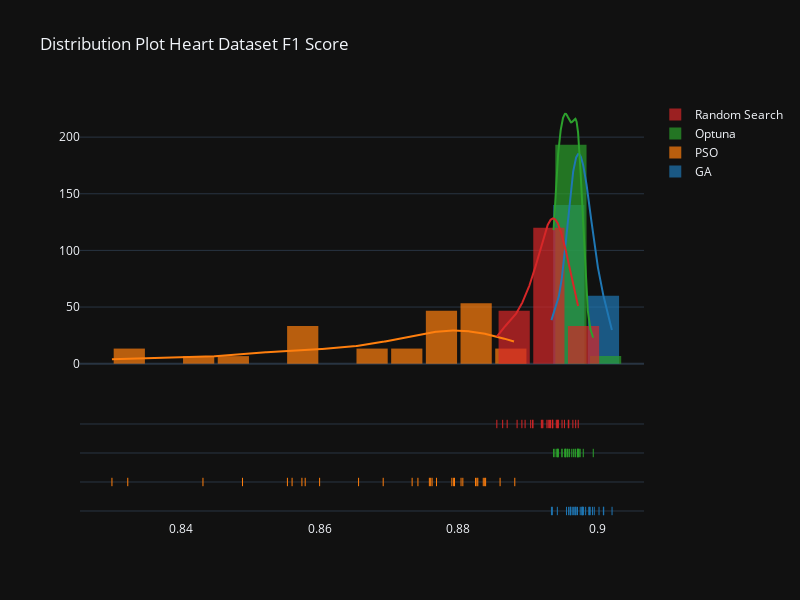
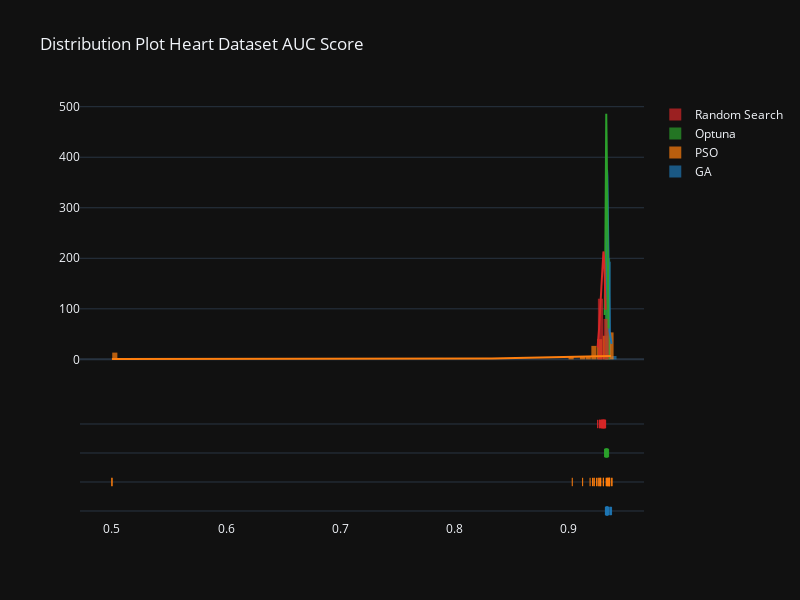
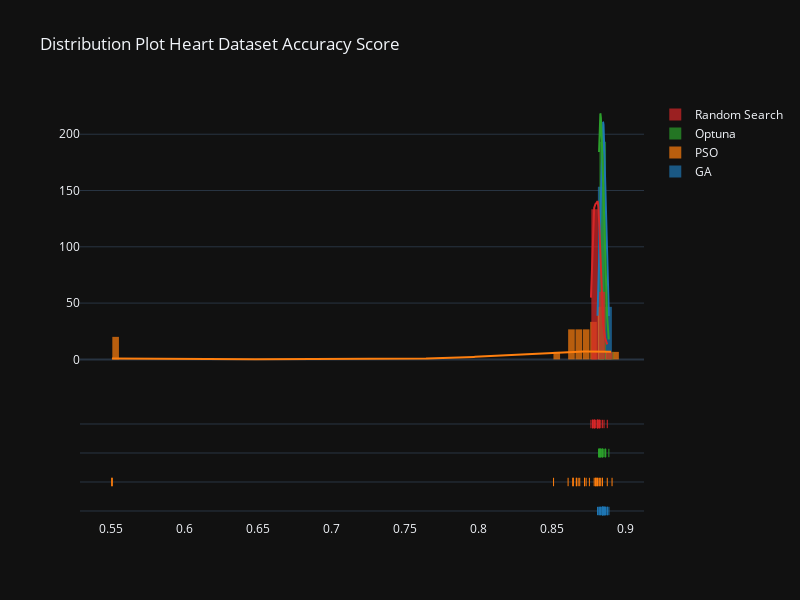

The code cell stored with these charts, in order, in its notebook:
### Code cell
import plotly.figure_factory as ff
import plotly.graph_objects as go
import plotly.express as px
import numpy as np

metrics = ['F1','AUC', 'Accuracy']
for metric in metrics:
    hist_data = [heart_ga[metric], heart_pso[metric], heart_optuna[metric], heart_rs[metric]]
    group_labels = ['GA', 'PSO', 'Optuna', 'Random Search'] # name of the dataset


    fig = ff.create_distplot(hist_data, group_labels, curve_type='kde', bin_size=.005, show_hist=True)
    fig.update_layout(template = 'plotly_dark')
    fig.update_layout(bargap=0.1, width=800, height=600, title=f'Distribution Plot Heart Dataset {metric} Score')
    fig.show()

### Figure 1 — Plotly figure (JSON) as saved in the notebook; plotly's stock layout.template omitted (floating-point values rounded to 4 significant figures; data arrays with more than 128 entries replaced by an {"elided": "..."} marker saying what was removed)
{"data": [{"autobinx": false, "histnorm": "probability density", "legendgroup": "GA", "marker": {"color": "rgb(31, 119, 180)"}, "name": "GA", "opacity": 0.7, "type": "histogram", "x": [0.8972, 0.8979, 0.8943, 0.8962, 0.8993, 0.8969, 0.8988, 0.8934, 0.9009, 0.8962, 0.897, 0.8968, 0.8979, 0.8964, 0.8989, 0.8935, 0.8956, 0.8978, 0.8983, 0.9022, 0.8996, 0.8959, 0.8979, 0.898, 0.8961, 0.899, 0.8976, 0.8966, 0.9009, 0.9003], "xaxis": "x", "xbins": {"end": 0.9022, "size": 0.005, "start": 0.8934}, "yaxis": "y"}, {"autobinx": false, "histnorm": "probability density", "legendgroup": "PSO", "marker": {"color": "rgb(255, 127, 14)"}, "name": "PSO", "opacity": 0.7, "type": "histogram", "x": [0.8742, 0.8836, 0.8432, 0.8828, 0.886, 0.8758, 0.8838, 0.8768, 0.8881, 0.86, 0.8692, 0.8762, 0.8804, 0.8323, 0.8301, 0.8489, 0.8656, 0.856, 0.8733, 0.8806, 0.8794, 0.8793, 0.876, 0.8579, 0.8839, 0.8554, 0.8574, 0.8791, 0.8825, 0.8827], "xaxis": "x", "xbins": {"end": 0.8881, "size": 0.005, "start": 0.8301}, "yaxis": "y"}, {"autobinx": false, "histnorm": "probability density", "legendgroup": "Optuna", "marker": {"color": "rgb(44, 160, 44)"}, "name": "Optuna", "opacity": 0.7, "type": "histogram", "x": [0.8953, 0.8973, 0.8974, 0.8937, 0.8994, 0.8972, 0.8949, 0.8954, 0.8966, 0.8944, 0.898, 0.8958, 0.8942, 0.8963, 0.8939, 0.8956, 0.8958, 0.8973, 0.8944, 0.8972, 0.8954, 0.896, 0.8976, 0.8972, 0.8969, 0.8943, 0.8954, 0.8949, 0.8942, 0.8968], "xaxis": "x", "xbins": {"end": 0.8994, "size": 0.005, "start": 0.8937}, "yaxis": "y"}, {"autobinx": false, "histnorm": "probability density", "legendgroup": "Random Search", "marker": {"color": "rgb(214, 39, 40)"}, "name": "Random Search", "opacity": 0.7, "type": "histogram", "x": [0.8885, 0.887, 0.8933, 0.8922, 0.8944, 0.8921, 0.8969, 0.8953, 0.8965, 0.8892, 0.8949, 0.8907, 0.8941, 0.8907, 0.8936, 0.893, 0.8904, 0.8896, 0.8943, 0.8943, 0.8973, 0.8932, 0.8958, 0.892, 0.8936, 0.8935, 0.8928, 0.8864, 0.8959, 0.8855], "xaxis": "x", "xbins": {"end": 0.8973, "size": 0.005, "start": 0.8855}, "yaxis": "y"}, {"legendgroup": "GA", "marker": {"color": "rgb(31, 119, 180)"}, "mode": "lines", "name": "GA", "showlegend": false, "type": "scatter", "x": {"elided": "500 float values"}, "xaxis": "x", "y": {"elided": "500 float values"}, "yaxis": "y"}, {"legendgroup": "PSO", "marker": {"color": "rgb(255, 127, 14)"}, "mode": "lines", "name": "PSO", "showlegend": false, "type": "scatter", "x": {"elided": "500 float values"}, "xaxis": "x", "y": {"elided": "500 float values"}, "yaxis": "y"}, {"legendgroup": "Optuna", "marker": {"color": "rgb(44, 160, 44)"}, "mode": "lines", "name": "Optuna", "showlegend": false, "type": "scatter", "x": {"elided": "500 float values"}, "xaxis": "x", "y": {"elided": "500 float values"}, "yaxis": "y"}, {"legendgroup": "Random Search", "marker": {"color": "rgb(214, 39, 40)"}, "mode": "lines", "name": "Random Search", "showlegend": false, "type": "scatter", "x": {"elided": "500 float values"}, "xaxis": "x", "y": {"elided": "500 float values"}, "yaxis": "y"}, {"legendgroup": "GA", "marker": {"color": "rgb(31, 119, 180)", "symbol": "line-ns-open"}, "mode": "markers", "name": "GA", "showlegend": false, "type": "scatter", "x": [0.8972, 0.8979, 0.8943, 0.8962, 0.8993, 0.8969, 0.8988, 0.8934, 0.9009, 0.8962, 0.897, 0.8968, 0.8979, 0.8964, 0.8989, 0.8935, 0.8956, 0.8978, 0.8983, 0.9022, 0.8996, 0.8959, 0.8979, 0.898, 0.8961, 0.899, 0.8976, 0.8966, 0.9009, 0.9003], "xaxis": "x", "y": ["GA", "GA", "GA", "GA", "GA", "GA", "GA", "GA", "GA", "GA", "GA", "GA", "GA", "GA", "GA", "GA", "GA", "GA", "GA", "GA", "GA", "GA", "GA", "GA", "GA", "GA", "GA", "GA", "GA", "GA"], "yaxis": "y2"}, {"legendgroup": "PSO", "marker": {"color": "rgb(255, 127, 14)", "symbol": "line-ns-open"}, "mode": "markers", "name": "PSO", "showlegend": false, "type": "scatter", "x": [0.8742, 0.8836, 0.8432, 0.8828, 0.886, 0.8758, 0.8838, 0.8768, 0.8881, 0.86, 0.8692, 0.8762, 0.8804, 0.8323, 0.8301, 0.8489, 0.8656, 0.856, 0.8733, 0.8806, 0.8794, 0.8793, 0.876, 0.8579, 0.8839, 0.8554, 0.8574, 0.8791, 0.8825, 0.8827], "xaxis": "x", "y": ["PSO", "PSO", "PSO", "PSO", "PSO", "PSO", "PSO", "PSO", "PSO", "PSO", "PSO", "PSO", "PSO", "PSO", "PSO", "PSO", "PSO", "PSO", "PSO", "PSO", "PSO", "PSO", "PSO", "PSO", "PSO", "PSO", "PSO", "PSO", "PSO", "PSO"], "yaxis": "y2"}, {"legendgroup": "Optuna", "marker": {"color": "rgb(44, 160, 44)", "symbol": "line-ns-open"}, "mode": "markers", "name": "Optuna", "showlegend": false, "type": "scatter", "x": [0.8953, 0.8973, 0.8974, 0.8937, 0.8994, 0.8972, 0.8949, 0.8954, 0.8966, 0.8944, 0.898, 0.8958, 0.8942, 0.8963, 0.8939, 0.8956, 0.8958, 0.8973, 0.8944, 0.8972, 0.8954, 0.896, 0.8976, 0.8972, 0.8969, 0.8943, 0.8954, 0.8949, 0.8942, 0.8968], "xaxis": "x", "y": ["Optuna", "Optuna", "Optuna", "Optuna", "Optuna", "Optuna", "Optuna", "Optuna", "Optuna", "Optuna", "Optuna", "Optuna", "Optuna", "Optuna", "Optuna", "Optuna", "Optuna", "Optuna", "Optuna", "Optuna", "Optuna", "Optuna", "Optuna", "Optuna", "Optuna", "Optuna", "Optuna", "Optuna", "Optuna", "Optuna"], "yaxis": "y2"}, {"legendgroup": "Random Search", "marker": {"color": "rgb(214, 39, 40)", "symbol": "line-ns-open"}, "mode": "markers", "name": "Random Search", "showlegend": false, "type": "scatter", "x": [0.8885, 0.887, 0.8933, 0.8922, 0.8944, 0.8921, 0.8969, 0.8953, 0.8965, 0.8892, 0.8949, 0.8907, 0.8941, 0.8907, 0.8936, 0.893, 0.8904, 0.8896, 0.8943, 0.8943, 0.8973, 0.8932, 0.8958, 0.892, 0.8936, 0.8935, 0.8928, 0.8864, 0.8959, 0.8855], "xaxis": "x", "y": ["Random Search", "Random Search", "Random Search", "Random Search", "Random Search", "Random Search", "Random Search", "Random Search", "Random Search", "Random Search", "Random Search", "Random Search", "Random Search", "Random Search", "Random Search", "Random Search", "Random Search", "Random Search", "Random Search", "Random Search", "Random Search", "Random Search", "Random Search", "Random Search", "Random Search", "Random Search", "Random Search", "Random Search", "Random Search", "Random Search"], "yaxis": "y2"}], "layout": {"bargap": 0.1, "barmode": "overlay", "height": 600, "hovermode": "closest", "legend": {"traceorder": "reversed"}, "title": {"text": "Distribution Plot Heart Dataset F1 Score"}, "width": 800, "xaxis": {"anchor": "y2", "domain": [0, 1], "zeroline": false}, "yaxis": {"anchor": "free", "domain": [0.35, 1], "position": 0}, "yaxis2": {"anchor": "x", "domain": [0, 0.25], "dtick": 1, "showticklabels": false}}}

### Figure 2 — Plotly figure (JSON) as saved in the notebook; plotly's stock layout.template omitted (floating-point values rounded to 4 significant figures; data arrays with more than 128 entries replaced by an {"elided": "..."} marker saying what was removed)
{"data": [{"autobinx": false, "histnorm": "probability density", "legendgroup": "GA", "marker": {"color": "rgb(31, 119, 180)"}, "name": "GA", "opacity": 0.7, "type": "histogram", "x": [0.9336, 0.934, 0.9328, 0.9341, 0.9334, 0.9339, 0.9336, 0.937, 0.9343, 0.9344, 0.9326, 0.935, 0.9341, 0.9344, 0.9339, 0.9331, 0.9336, 0.9332, 0.9349, 0.9346, 0.9367, 0.9334, 0.9338, 0.938, 0.9344, 0.9338, 0.9345, 0.9348, 0.9358, 0.935], "xaxis": "x", "xbins": {"end": 0.938, "size": 0.005, "start": 0.9326}, "yaxis": "y"}, {"autobinx": false, "histnorm": "probability density", "legendgroup": "PSO", "marker": {"color": "rgb(255, 127, 14)"}, "name": "PSO", "opacity": 0.7, "type": "histogram", "x": [0.9191, 0.935, 0.5, 0.9308, 0.9363, 0.9286, 0.9359, 0.9336, 0.9363, 0.9225, 0.9269, 0.9355, 0.9283, 0.9126, 0.9261, 0.9345, 0.5, 0.9384, 0.9278, 0.9035, 0.9213, 0.9271, 0.9307, 0.9228, 0.9359, 0.9343, 0.9381, 0.9332, 0.9349, 0.9248], "xaxis": "x", "xbins": {"end": 0.9384, "size": 0.005, "start": 0.5}, "yaxis": "y"}, {"autobinx": false, "histnorm": "probability density", "legendgroup": "Optuna", "marker": {"color": "rgb(44, 160, 44)"}, "name": "Optuna", "opacity": 0.7, "type": "histogram", "x": [0.9336, 0.9328, 0.9326, 0.9342, 0.9341, 0.9332, 0.9354, 0.9333, 0.9331, 0.9336, 0.9342, 0.9336, 0.9331, 0.9334, 0.9333, 0.9343, 0.9331, 0.9333, 0.932, 0.9334, 0.9333, 0.9349, 0.9327, 0.9343, 0.9336, 0.9319, 0.9343, 0.9328, 0.9341, 0.9347], "xaxis": "x", "xbins": {"end": 0.9354, "size": 0.005, "start": 0.9319}, "yaxis": "y"}, {"autobinx": false, "histnorm": "probability density", "legendgroup": "Random Search", "marker": {"color": "rgb(214, 39, 40)"}, "name": "Random Search", "opacity": 0.7, "type": "histogram", "x": [0.9306, 0.9307, 0.9318, 0.931, 0.9312, 0.9324, 0.9328, 0.9277, 0.9275, 0.9284, 0.9297, 0.9312, 0.9307, 0.9324, 0.9271, 0.9291, 0.9297, 0.9292, 0.9299, 0.9319, 0.9314, 0.9304, 0.929, 0.9257, 0.9317, 0.9321, 0.9299, 0.931, 0.9301, 0.928], "xaxis": "x", "xbins": {"end": 0.9328, "size": 0.005, "start": 0.9257}, "yaxis": "y"}, {"legendgroup": "GA", "marker": {"color": "rgb(31, 119, 180)"}, "mode": "lines", "name": "GA", "showlegend": false, "type": "scatter", "x": {"elided": "500 float values"}, "xaxis": "x", "y": {"elided": "500 float values"}, "yaxis": "y"}, {"legendgroup": "PSO", "marker": {"color": "rgb(255, 127, 14)"}, "mode": "lines", "name": "PSO", "showlegend": false, "type": "scatter", "x": {"elided": "500 float values"}, "xaxis": "x", "y": {"elided": "500 float values"}, "yaxis": "y"}, {"legendgroup": "Optuna", "marker": {"color": "rgb(44, 160, 44)"}, "mode": "lines", "name": "Optuna", "showlegend": false, "type": "scatter", "x": {"elided": "500 float values"}, "xaxis": "x", "y": {"elided": "500 float values"}, "yaxis": "y"}, {"legendgroup": "Random Search", "marker": {"color": "rgb(214, 39, 40)"}, "mode": "lines", "name": "Random Search", "showlegend": false, "type": "scatter", "x": {"elided": "500 float values"}, "xaxis": "x", "y": {"elided": "500 float values"}, "yaxis": "y"}, {"legendgroup": "GA", "marker": {"color": "rgb(31, 119, 180)", "symbol": "line-ns-open"}, "mode": "markers", "name": "GA", "showlegend": false, "type": "scatter", "x": [0.9336, 0.934, 0.9328, 0.9341, 0.9334, 0.9339, 0.9336, 0.937, 0.9343, 0.9344, 0.9326, 0.935, 0.9341, 0.9344, 0.9339, 0.9331, 0.9336, 0.9332, 0.9349, 0.9346, 0.9367, 0.9334, 0.9338, 0.938, 0.9344, 0.9338, 0.9345, 0.9348, 0.9358, 0.935], "xaxis": "x", "y": ["GA", "GA", "GA", "GA", "GA", "GA", "GA", "GA", "GA", "GA", "GA", "GA", "GA", "GA", "GA", "GA", "GA", "GA", "GA", "GA", "GA", "GA", "GA", "GA", "GA", "GA", "GA", "GA", "GA", "GA"], "yaxis": "y2"}, {"legendgroup": "PSO", "marker": {"color": "rgb(255, 127, 14)", "symbol": "line-ns-open"}, "mode": "markers", "name": "PSO", "showlegend": false, "type": "scatter", "x": [0.9191, 0.935, 0.5, 0.9308, 0.9363, 0.9286, 0.9359, 0.9336, 0.9363, 0.9225, 0.9269, 0.9355, 0.9283, 0.9126, 0.9261, 0.9345, 0.5, 0.9384, 0.9278, 0.9035, 0.9213, 0.9271, 0.9307, 0.9228, 0.9359, 0.9343, 0.9381, 0.9332, 0.9349, 0.9248], "xaxis": "x", "y": ["PSO", "PSO", "PSO", "PSO", "PSO", "PSO", "PSO", "PSO", "PSO", "PSO", "PSO", "PSO", "PSO", "PSO", "PSO", "PSO", "PSO", "PSO", "PSO", "PSO", "PSO", "PSO", "PSO", "PSO", "PSO", "PSO", "PSO", "PSO", "PSO", "PSO"], "yaxis": "y2"}, {"legendgroup": "Optuna", "marker": {"color": "rgb(44, 160, 44)", "symbol": "line-ns-open"}, "mode": "markers", "name": "Optuna", "showlegend": false, "type": "scatter", "x": [0.9336, 0.9328, 0.9326, 0.9342, 0.9341, 0.9332, 0.9354, 0.9333, 0.9331, 0.9336, 0.9342, 0.9336, 0.9331, 0.9334, 0.9333, 0.9343, 0.9331, 0.9333, 0.932, 0.9334, 0.9333, 0.9349, 0.9327, 0.9343, 0.9336, 0.9319, 0.9343, 0.9328, 0.9341, 0.9347], "xaxis": "x", "y": ["Optuna", "Optuna", "Optuna", "Optuna", "Optuna", "Optuna", "Optuna", "Optuna", "Optuna", "Optuna", "Optuna", "Optuna", "Optuna", "Optuna", "Optuna", "Optuna", "Optuna", "Optuna", "Optuna", "Optuna", "Optuna", "Optuna", "Optuna", "Optuna", "Optuna", "Optuna", "Optuna", "Optuna", "Optuna", "Optuna"], "yaxis": "y2"}, {"legendgroup": "Random Search", "marker": {"color": "rgb(214, 39, 40)", "symbol": "line-ns-open"}, "mode": "markers", "name": "Random Search", "showlegend": false, "type": "scatter", "x": [0.9306, 0.9307, 0.9318, 0.931, 0.9312, 0.9324, 0.9328, 0.9277, 0.9275, 0.9284, 0.9297, 0.9312, 0.9307, 0.9324, 0.9271, 0.9291, 0.9297, 0.9292, 0.9299, 0.9319, 0.9314, 0.9304, 0.929, 0.9257, 0.9317, 0.9321, 0.9299, 0.931, 0.9301, 0.928], "xaxis": "x", "y": ["Random Search", "Random Search", "Random Search", "Random Search", "Random Search", "Random Search", "Random Search", "Random Search", "Random Search", "Random Search", "Random Search", "Random Search", "Random Search", "Random Search", "Random Search", "Random Search", "Random Search", "Random Search", "Random Search", "Random Search", "Random Search", "Random Search", "Random Search", "Random Search", "Random Search", "Random Search", "Random Search", "Random Search", "Random Search", "Random Search"], "yaxis": "y2"}], "layout": {"bargap": 0.1, "barmode": "overlay", "height": 600, "hovermode": "closest", "legend": {"traceorder": "reversed"}, "title": {"text": "Distribution Plot Heart Dataset AUC Score"}, "width": 800, "xaxis": {"anchor": "y2", "domain": [0, 1], "zeroline": false}, "yaxis": {"anchor": "free", "domain": [0.35, 1], "position": 0}, "yaxis2": {"anchor": "x", "domain": [0, 0.25], "dtick": 1, "showticklabels": false}}}

### Figure 3 — Plotly figure (JSON) as saved in the notebook; plotly's stock layout.template omitted (floating-point values rounded to 4 significant figures; data arrays with more than 128 entries replaced by an {"elided": "..."} marker saying what was removed)
{"data": [{"autobinx": false, "histnorm": "probability density", "legendgroup": "GA", "marker": {"color": "rgb(31, 119, 180)"}, "name": "GA", "opacity": 0.7, "type": "histogram", "x": [0.8851, 0.8851, 0.8862, 0.8851, 0.8851, 0.884, 0.8884, 0.8851, 0.8862, 0.884, 0.8818, 0.8873, 0.8851, 0.884, 0.8818, 0.8873, 0.8862, 0.884, 0.8829, 0.8829, 0.884, 0.884, 0.8851, 0.884, 0.8829, 0.8873, 0.8851, 0.884, 0.8807, 0.8818], "xaxis": "x", "xbins": {"end": 0.8884, "size": 0.005, "start": 0.8807}, "yaxis": "y"}, {"autobinx": false, "histnorm": "probability density", "legendgroup": "PSO", "marker": {"color": "rgb(255, 127, 14)"}, "name": "PSO", "opacity": 0.7, "type": "histogram", "x": [0.8508, 0.8796, 0.8662, 0.8729, 0.8607, 0.8873, 0.8807, 0.8752, 0.8828, 0.8675, 0.8664, 0.5505, 0.8819, 0.8686, 0.8817, 0.8906, 0.8719, 0.884, 0.864, 0.8784, 0.5505, 0.8796, 0.8641, 0.884, 0.864, 0.5505, 0.8795, 0.8807, 0.8795, 0.8718], "xaxis": "x", "xbins": {"end": 0.8906, "size": 0.005, "start": 0.5505}, "yaxis": "y"}, {"autobinx": false, "histnorm": "probability density", "legendgroup": "Optuna", "marker": {"color": "rgb(44, 160, 44)"}, "name": "Optuna", "opacity": 0.7, "type": "histogram", "x": [0.884, 0.8829, 0.8818, 0.8829, 0.884, 0.8862, 0.8818, 0.8818, 0.8851, 0.884, 0.8829, 0.8817, 0.8884, 0.8829, 0.8862, 0.884, 0.8829, 0.8818, 0.884, 0.8829, 0.884, 0.8818, 0.8851, 0.8818, 0.8817, 0.8818, 0.884, 0.8862, 0.8829, 0.8862], "xaxis": "x", "xbins": {"end": 0.8884, "size": 0.005, "start": 0.8817}, "yaxis": "y"}, {"autobinx": false, "histnorm": "probability density", "legendgroup": "Random Search", "marker": {"color": "rgb(214, 39, 40)"}, "name": "Random Search", "opacity": 0.7, "type": "histogram", "x": [0.8785, 0.8806, 0.8774, 0.8785, 0.8873, 0.8818, 0.8785, 0.8774, 0.8785, 0.8784, 0.8851, 0.8818, 0.8807, 0.8774, 0.8818, 0.8796, 0.8795, 0.8818, 0.8818, 0.8807, 0.8774, 0.8807, 0.8807, 0.8817, 0.884, 0.8784, 0.8785, 0.8762, 0.8829, 0.8807], "xaxis": "x", "xbins": {"end": 0.8873, "size": 0.005, "start": 0.8762}, "yaxis": "y"}, {"legendgroup": "GA", "marker": {"color": "rgb(31, 119, 180)"}, "mode": "lines", "name": "GA", "showlegend": false, "type": "scatter", "x": {"elided": "500 float values"}, "xaxis": "x", "y": {"elided": "500 float values"}, "yaxis": "y"}, {"legendgroup": "PSO", "marker": {"color": "rgb(255, 127, 14)"}, "mode": "lines", "name": "PSO", "showlegend": false, "type": "scatter", "x": {"elided": "500 float values"}, "xaxis": "x", "y": {"elided": "500 float values"}, "yaxis": "y"}, {"legendgroup": "Optuna", "marker": {"color": "rgb(44, 160, 44)"}, "mode": "lines", "name": "Optuna", "showlegend": false, "type": "scatter", "x": {"elided": "500 float values"}, "xaxis": "x", "y": {"elided": "500 float values"}, "yaxis": "y"}, {"legendgroup": "Random Search", "marker": {"color": "rgb(214, 39, 40)"}, "mode": "lines", "name": "Random Search", "showlegend": false, "type": "scatter", "x": {"elided": "500 float values"}, "xaxis": "x", "y": {"elided": "500 float values"}, "yaxis": "y"}, {"legendgroup": "GA", "marker": {"color": "rgb(31, 119, 180)", "symbol": "line-ns-open"}, "mode": "markers", "name": "GA", "showlegend": false, "type": "scatter", "x": [0.8851, 0.8851, 0.8862, 0.8851, 0.8851, 0.884, 0.8884, 0.8851, 0.8862, 0.884, 0.8818, 0.8873, 0.8851, 0.884, 0.8818, 0.8873, 0.8862, 0.884, 0.8829, 0.8829, 0.884, 0.884, 0.8851, 0.884, 0.8829, 0.8873, 0.8851, 0.884, 0.8807, 0.8818], "xaxis": "x", "y": ["GA", "GA", "GA", "GA", "GA", "GA", "GA", "GA", "GA", "GA", "GA", "GA", "GA", "GA", "GA", "GA", "GA", "GA", "GA", "GA", "GA", "GA", "GA", "GA", "GA", "GA", "GA", "GA", "GA", "GA"], "yaxis": "y2"}, {"legendgroup": "PSO", "marker": {"color": "rgb(255, 127, 14)", "symbol": "line-ns-open"}, "mode": "markers", "name": "PSO", "showlegend": false, "type": "scatter", "x": [0.8508, 0.8796, 0.8662, 0.8729, 0.8607, 0.8873, 0.8807, 0.8752, 0.8828, 0.8675, 0.8664, 0.5505, 0.8819, 0.8686, 0.8817, 0.8906, 0.8719, 0.884, 0.864, 0.8784, 0.5505, 0.8796, 0.8641, 0.884, 0.864, 0.5505, 0.8795, 0.8807, 0.8795, 0.8718], "xaxis": "x", "y": ["PSO", "PSO", "PSO", "PSO", "PSO", "PSO", "PSO", "PSO", "PSO", "PSO", "PSO", "PSO", "PSO", "PSO", "PSO", "PSO", "PSO", "PSO", "PSO", "PSO", "PSO", "PSO", "PSO", "PSO", "PSO", "PSO", "PSO", "PSO", "PSO", "PSO"], "yaxis": "y2"}, {"legendgroup": "Optuna", "marker": {"color": "rgb(44, 160, 44)", "symbol": "line-ns-open"}, "mode": "markers", "name": "Optuna", "showlegend": false, "type": "scatter", "x": [0.884, 0.8829, 0.8818, 0.8829, 0.884, 0.8862, 0.8818, 0.8818, 0.8851, 0.884, 0.8829, 0.8817, 0.8884, 0.8829, 0.8862, 0.884, 0.8829, 0.8818, 0.884, 0.8829, 0.884, 0.8818, 0.8851, 0.8818, 0.8817, 0.8818, 0.884, 0.8862, 0.8829, 0.8862], "xaxis": "x", "y": ["Optuna", "Optuna", "Optuna", "Optuna", "Optuna", "Optuna", "Optuna", "Optuna", "Optuna", "Optuna", "Optuna", "Optuna", "Optuna", "Optuna", "Optuna", "Optuna", "Optuna", "Optuna", "Optuna", "Optuna", "Optuna", "Optuna", "Optuna", "Optuna", "Optuna", "Optuna", "Optuna", "Optuna", "Optuna", "Optuna"], "yaxis": "y2"}, {"legendgroup": "Random Search", "marker": {"color": "rgb(214, 39, 40)", "symbol": "line-ns-open"}, "mode": "markers", "name": "Random Search", "showlegend": false, "type": "scatter", "x": [0.8785, 0.8806, 0.8774, 0.8785, 0.8873, 0.8818, 0.8785, 0.8774, 0.8785, 0.8784, 0.8851, 0.8818, 0.8807, 0.8774, 0.8818, 0.8796, 0.8795, 0.8818, 0.8818, 0.8807, 0.8774, 0.8807, 0.8807, 0.8817, 0.884, 0.8784, 0.8785, 0.8762, 0.8829, 0.8807], "xaxis": "x", "y": ["Random Search", "Random Search", "Random Search", "Random Search", "Random Search", "Random Search", "Random Search", "Random Search", "Random Search", "Random Search", "Random Search", "Random Search", "Random Search", "Random Search", "Random Search", "Random Search", "Random Search", "Random Search", "Random Search", "Random Search", "Random Search", "Random Search", "Random Search", "Random Search", "Random Search", "Random Search", "Random Search", "Random Search", "Random Search", "Random Search"], "yaxis": "y2"}], "layout": {"bargap": 0.1, "barmode": "overlay", "height": 600, "hovermode": "closest", "legend": {"traceorder": "reversed"}, "title": {"text": "Distribution Plot Heart Dataset Accuracy Score"}, "width": 800, "xaxis": {"anchor": "y2", "domain": [0, 1], "zeroline": false}, "yaxis": {"anchor": "free", "domain": [0.35, 1], "position": 0}, "yaxis2": {"anchor": "x", "domain": [0, 0.25], "dtick": 1, "showticklabels": false}}}
